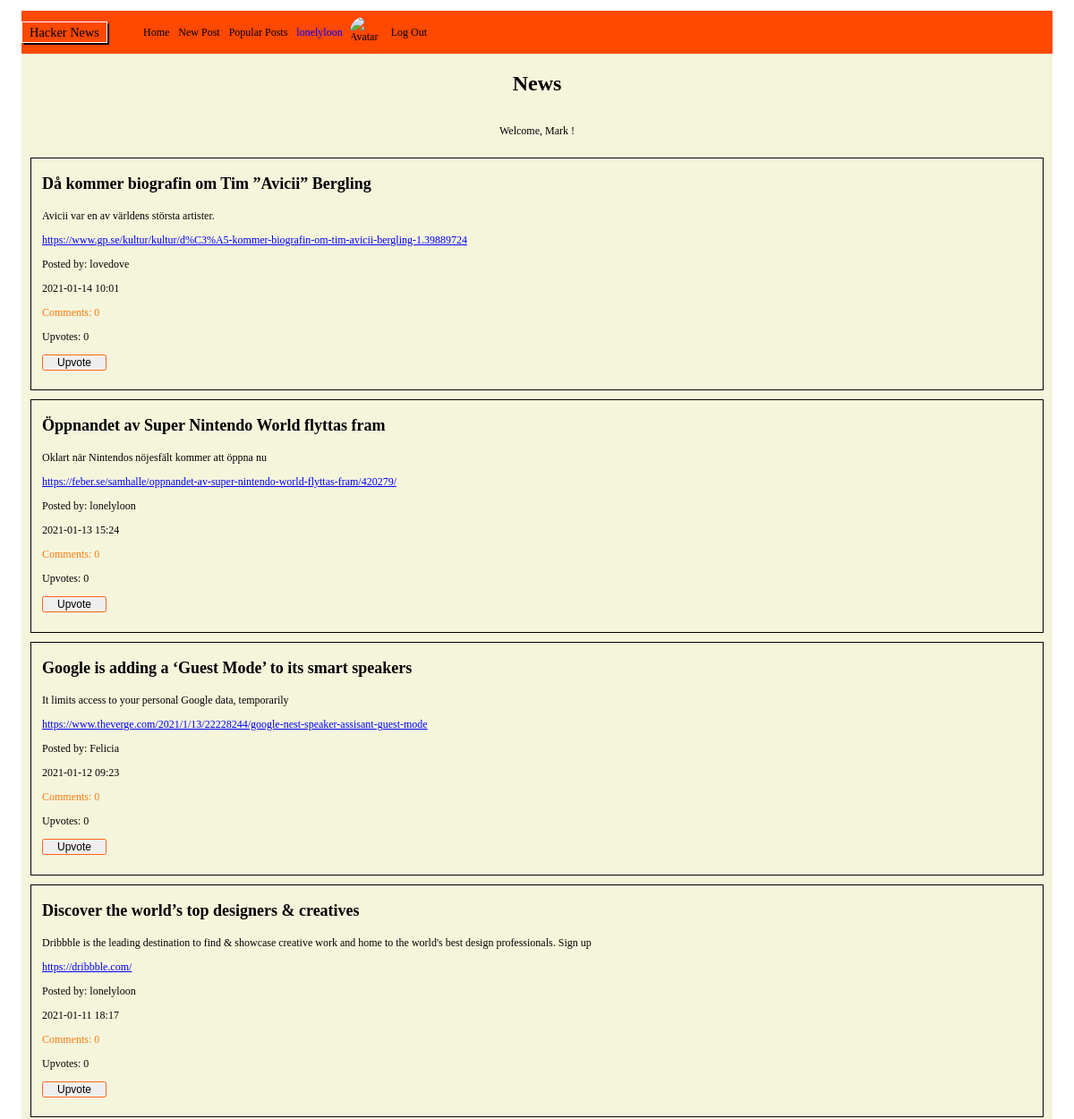
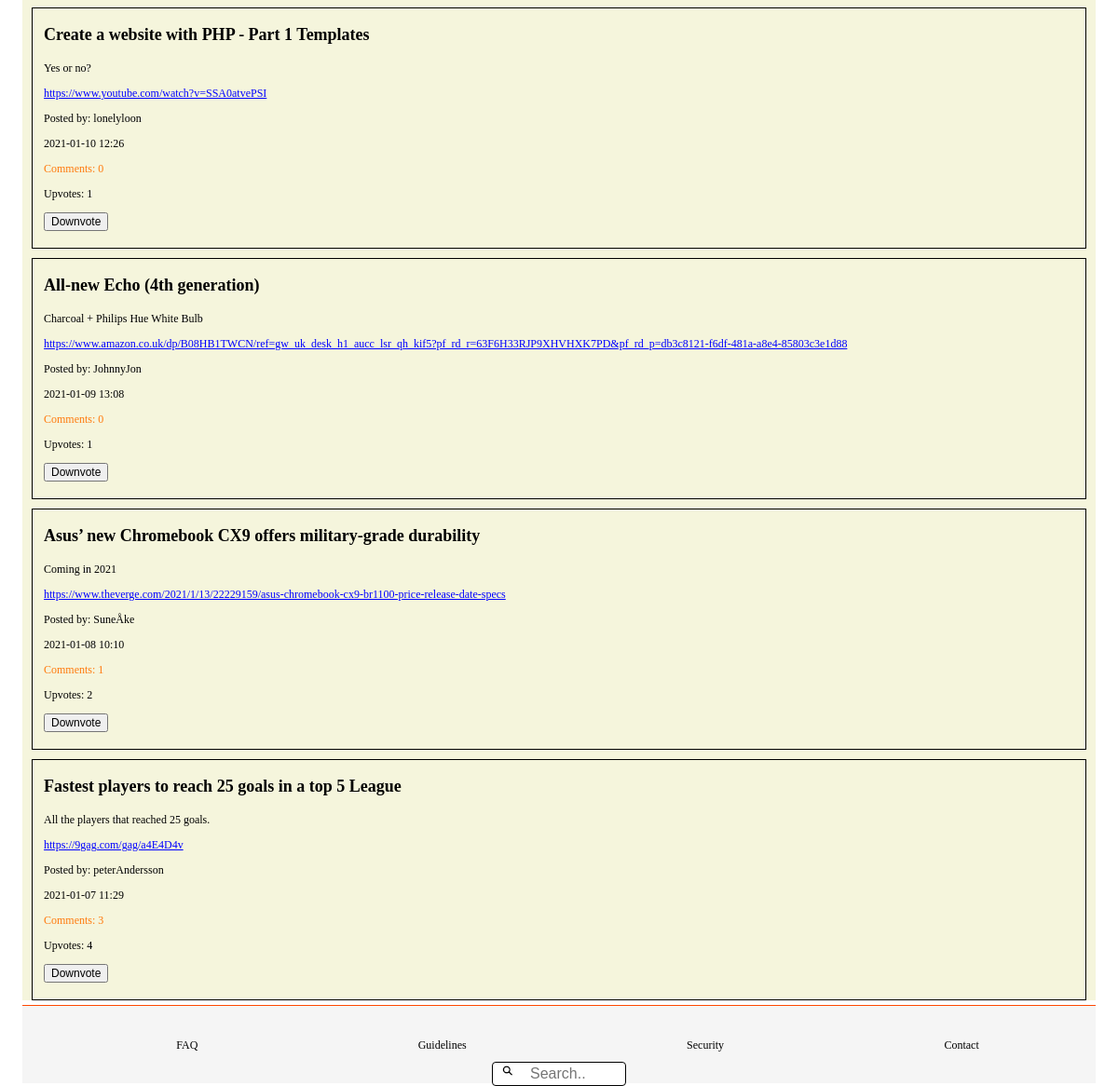
/index.php (signed in), run on the app's committed database (2 pictures, top to bottom).
### tables this page shows
CREATE TABLE Posts (
	id integer PRIMARY KEY AUTOINCREMENT,
	title string,
	description string,
	post_url varchar,
	post_date datetime,
	user_id varchar,
	user_username varchar
);

CREATE TABLE Users (
	"id" integer PRIMARY KEY AUTOINCREMENT,
	username varchar,
	first_name string,
	last_name string,
	email varchar,
	password varchar,
	avatar varchar,
	biography string
);

### web/config.php (called while the page is built, shortened)
<?php
return [
    'title' => 'News',
    'database_path' => sprintf('sqlite:%s/database/hackernews.db', __DIR__),
];

### web/autoload.php (called while the page is built, shortened)
<?php
$config = require __DIR__ . '/config.php';

### web/functions/postsFunction.php (called while the page is built, shortened)
<?php
function fetchAllPosts($pdo)
{
    $database = ("SELECT * FROM Posts ORDER BY datetime(post_date) DESC");
    $statement = $pdo->prepare($database);
    $statement->execute();
    $fetchPosts = $statement->fetchAll(PDO::FETCH_ASSOC);
    return $fetchPosts;
}

### web/functions/userFunction.php (called while the page is built, shortened)
<?php
function fetchUsernameById($pdo, $id)
{
    $database = 'SELECT username FROM Users WHERE id = :id';
    $statement = $pdo->prepare($database);
    $statement->bindParam(':id', $id);
    $statement->execute();
    $username = $statement->fetch(PDO::FETCH_ASSOC);
    return $username;
}

### web/functions/commentsFunction.php (called while the page is built, shortened)
<?php
function countComments($pdo, $postId)
{
    $statement = $pdo->prepare('SELECT COUNT(*) FROM Comments WHERE post_id = :postId');
    $statement->bindParam(':postId', $postId, PDO::PARAM_INT);
    $statement->execute();
    $comments = $statement->fetch(PDO::FETCH_ASSOC);
    return $comments['COUNT(*)'];
}

### web/functions/upvoteFunctions.php (called while the page is built, shortened)
<?php
function countUpvotes($pdo, $postId)
{
    $database = ('SELECT COUNT(*) FROM Likes WHERE post_id = :postId');
    $statement = $pdo->prepare($database);
    $statement->bindParam(':postId', $postId, PDO::PARAM_INT);
    $statement->execute();
    $upvotes = $statement->fetch(PDO::FETCH_ASSOC);
    return $upvotes['COUNT(*)'];
}
function upvoteUser($pdo, $postId, $userId)
{
    $database = ('SELECT * FROM Likes WHERE post_id = :postId AND user_id = :userId;');
    $statement = $pdo->prepare($database);
    $statement->bindParam(':postId', $postId);
    $statement->bindParam(':userId', $userId);
    $statement->execute();
    $upvoteUser = $statement->fetch(PDO::FETCH_ASSOC);
    return $upvoteUser;
}

### index.php (the view, shortened to what this page needs)
<?php require __DIR__ . '/homepage/header.php'; ?>
<?php require __DIR__ . '/homepage/navbar.php'; ?>
<?php
if (isset($_SESSION['user'])) {
    $user = $_SESSION['user'];
    $userId = $user['id'];
} ?>
<section class="index_page">
    <div class="greeting_user_container">
        <h1 class="index_title"><?php echo $config['title']; ?></h1>
        <p>Welcome,
            <?php if (isset($user)) : ?>
                <?php echo $user['first_name']; ?>
            <?php else : ?>
                Guest
            <?php endif; ?>
            !</p>
    </div>
    <?php $fetchPost = fetchAllPosts($pdo);
    foreach ($fetchPost as $post) : ?>
        <?php $postId = $post['id'];  ?>
        <?php $countComments = countComments($pdo, $postId); ?>
        <?php $countUpvotes = countUpvotes($pdo, $postId); ?>
        <?php if (isset($user)) : ?>
            <?php $upvoteUser = upvoteUser($pdo, $postId, $userId) ?>
        <?php endif; ?>
        <?php $fetchUsername = fetchUsernameById($pdo, $post['user_id']) ?>
        <div class="news_feed">
            <h3 class="index_post_title"> <?php echo $post['title']; ?> </h3>
            <p> <?php echo $post['description']; ?> </p>
            <a class="url_link" href="<?php echo $post['post_url'] ?> "> <?php echo $post['post_url']; ?> </a>
            <p> Posted by: <?php echo $fetchUsername['username']; ?> </p>
            <p> <?php echo $post['post_date']; ?> </p>
            <div class="upvotes_comments">
                <a class="index_comments" href="comments.php?id= <?php echo $post['id']; ?> "> Comments: <?php echo $countComments; ?> </a>
            </div>
            <div>
                <form action="web/post/upvote.php" method="post">
                    <p class="index_upvotes">Upvotes: <?php echo $countUpvotes; ?></p>
                    <?php if (isset($_SESSION['user'])) : ?>
                        <?php if (is_array($upvoteUser)) : ?>
                            <button class="downvote_button" type="submit">Downvote</button>
                        <?php else : ?>
                            <button class="upvote_button" type="submit">Upvote</button>
                        <?php endif; ?>
                    <?php endif; ?>
                </form>
            </div>
        </div>
    <?php endforeach; ?>
</section>
<?php require __DIR__ . '/homepage/footer.php'; ?>

### css assests/index.css (style rules this page uses)
* { box-sizing: border-box; font-size: 12px; }
body { height: 100%; margin: 0; padding-top: 1rem; padding-left: 2rem; padding-right: 2rem; }
.index_page { background-color: beige; height: 100%; }
.greeting_user_container { display: flex; flex-direction: column; background-color: #ffffff; background-color: beige; justify-content: center; align-items: center; }
.news_feed { margin: 10px; margin-bottom: 5px; min-height: 15vh; padding-bottom: 1.5rem; padding-left: 1rem; border: solid 1px black; }
.index_title { font-size: 2rem; }
.index_comments { text-decoration: none; color: rgb(255, 122, 13); }
.upvote_button { font-size: 1rem; height: 1.5rem; border: solid 1px rgb(255, 100, 28); border-radius: 0.2rem; margin-bottom: 0.3rem; margin-right: 0.3rem; width: 6rem; }
.index_post_title { font-size: 1.5rem; }
.url_link { color: blue; text-decoration: underline; }

### css assests/navBar.css (style rules this page uses)
a { text-decoration: none; color: black; }

### data on the page
posts: title "Då kommer biografin om Tim ”Avicii” Bergling", description "Avicii var en av världens största artister.", post_url "https://www.gp.se/kultur/kultur/d%C3%A5-kommer-biografin-om-tim-avicii-bergling-1.39889724", user.username "lovedove", post_date "2021-01-14 10:01", countComments "0", countUpvotes "0"
posts: title "Öppnandet av Super Nintendo World flyttas fram", description "Oklart när Nintendos nöjesfält kommer att öppna nu", post_url "https://feber.se/samhalle/oppnandet-av-super-nintendo-world-flyttas-fram/420279/", user.username "lonelyloon", post_date "2021-01-13 15:24", countComments "0", countUpvotes "0"
posts: title "Google is adding a ‘Guest Mode’ to its smart speakers", description "It limits access to your personal Google data, temporarily", post_url "https://www.theverge.com/2021/1/13/22228244/google-nest-speaker-assisant-guest-mode", user.username "Felicia", post_date "2021-01-12 09:23", countComments "0", countUpvotes "0"
posts: title "Discover the world’s top designers & creatives", description "Dribbble is the leading destination to find & showcase creative work and home to the world's best design professionals. Sign up", post_url "https://dribbble.com/", user.username "lonelyloon", post_date "2021-01-11 18:17", countComments "0", countUpvotes "0"
posts: title "Create a website with PHP - Part 1 Templates", description "Yes or no?", post_url "https://www.youtube.com/watch?v=SSA0atvePSI", user.username "lonelyloon", post_date "2021-01-10 12:26", countComments "0", countUpvotes "1"
posts: title "All-new Echo (4th generation)", description "Charcoal + Philips Hue White Bulb", post_url "https://www.amazon.co.uk/dp/B08HB1TWCN/ref=gw_uk_desk_h1_aucc_lsr_qh_kif5?pf_rd_r=63F6H33RJP9XHVHXK7PD&pf_rd_p=db3c8121-f6df-481a-a8e4-85803c3e1d88", user.username "JohnnyJon", post_date "2021-01-09 13:08", countComments "0", countUpvotes "1"
posts: title "Asus’ new Chromebook CX9 offers military-grade durability", description "Coming in 2021", post_url "https://www.theverge.com/2021/1/13/22229159/asus-chromebook-cx9-br1100-price-release-date-specs", user.username "SuneÅke", post_date "2021-01-08 10:10", countComments "1", countUpvotes "2"
posts: title "Fastest players to reach 25 goals in a top 5 League", description "All the players that reached 25 goals.", post_url "https://9gag.com/gag/a4E4D4v", user.username "peterAndersson", post_date "2021-01-07 11:29", countComments "3", countUpvotes "4"

### other printed values
$user['username'] "lonelyloon"
$config['title'] "News"
$user['first_name'] "Mark"
